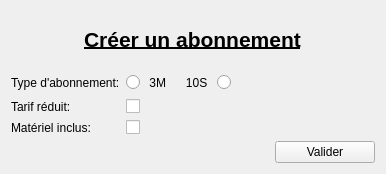
<?xml version="1.0" encoding="UTF-8"?>
<ui version="4.0">
 <class>Login</class>
 <widget class="QWidget" name="Login">
  <property name="geometry">
   <rect>
    <x>0</x>
    <y>0</y>
    <width>386</width>
    <height>174</height>
   </rect>
  </property>
  <property name="minimumSize">
   <size>
    <width>300</width>
    <height>0</height>
   </size>
  </property>
  <property name="windowTitle">
   <string/>
  </property>
  <layout class="QGridLayout" name="gridLayout_2">
   <item row="0" column="0">
    <layout class="QGridLayout" name="gridLayout">
     <item row="4" column="1" alignment="Qt::AlignRight">
      <widget class="QPushButton" name="validate_button">
       <property name="minimumSize">
        <size>
         <width>100</width>
         <height>0</height>
        </size>
       </property>
       <property name="maximumSize">
        <size>
         <width>100</width>
         <height>16777215</height>
        </size>
       </property>
       <property name="text">
        <string>Valider</string>
       </property>
      </widget>
     </item>
     <item row="1" column="0">
      <widget class="QLabel" name="label_2">
       <property name="text">
        <string>Type d'abonnement:</string>
       </property>
      </widget>
     </item>
     <item row="0" column="0" colspan="2" alignment="Qt::AlignHCenter">
      <widget class="QLabel" name="label">
       <property name="font">
        <font>
         <pointsize>16</pointsize>
         <weight>75</weight>
         <italic>false</italic>
         <bold>true</bold>
         <underline>true</underline>
        </font>
       </property>
       <property name="text">
        <string>Créer un abonnement</string>
       </property>
      </widget>
     </item>
     <item row="2" column="0">
      <widget class="QLabel" name="label_3">
       <property name="text">
        <string>Tarif réduit:</string>
       </property>
      </widget>
     </item>
     <item row="1" column="1">
      <layout class="QHBoxLayout" name="horizontalLayout">
       <item alignment="Qt::AlignRight">
        <widget class="QRadioButton" name="abo_3m_button">
         <property name="text">
          <string/>
         </property>
         <attribute name="buttonGroup">
          <string notr="true">buttonGroup</string>
         </attribute>
        </widget>
       </item>
       <item alignment="Qt::AlignHCenter">
        <widget class="QLabel" name="label_5">
         <property name="text">
          <string> 3M      10S </string>
         </property>
        </widget>
       </item>
       <item alignment="Qt::AlignLeft">
        <widget class="QRadioButton" name="abo_10s_button">
         <property name="text">
          <string/>
         </property>
         <attribute name="buttonGroup">
          <string notr="true">buttonGroup</string>
         </attribute>
        </widget>
       </item>
       <item>
        <spacer name="horizontalSpacer">
         <property name="orientation">
          <enum>Qt::Horizontal</enum>
         </property>
         <property name="sizeHint" stdset="0">
          <size>
           <width>40</width>
           <height>20</height>
          </size>
         </property>
        </spacer>
       </item>
      </layout>
     </item>
     <item row="2" column="1">
      <layout class="QHBoxLayout" name="horizontalLayout_3">
       <item>
        <widget class="QCheckBox" name="reduced_price_button">
         <property name="text">
          <string/>
         </property>
         <property name="checkable">
          <bool>true</bool>
         </property>
        </widget>
       </item>
      </layout>
     </item>
     <item row="3" column="1">
      <widget class="QCheckBox" name="gear_included_button">
       <property name="text">
        <string/>
       </property>
      </widget>
     </item>
     <item row="3" column="0">
      <widget class="QLabel" name="label_4">
       <property name="text">
        <string>Matériel inclus:</string>
       </property>
      </widget>
     </item>
    </layout>
   </item>
  </layout>
 </widget>
 <resources/>
 <connections/>
 <buttongroups>
  <buttongroup name="buttonGroup"/>
  <buttongroup name="buttonGroup_2"/>
 </buttongroups>
</ui>
